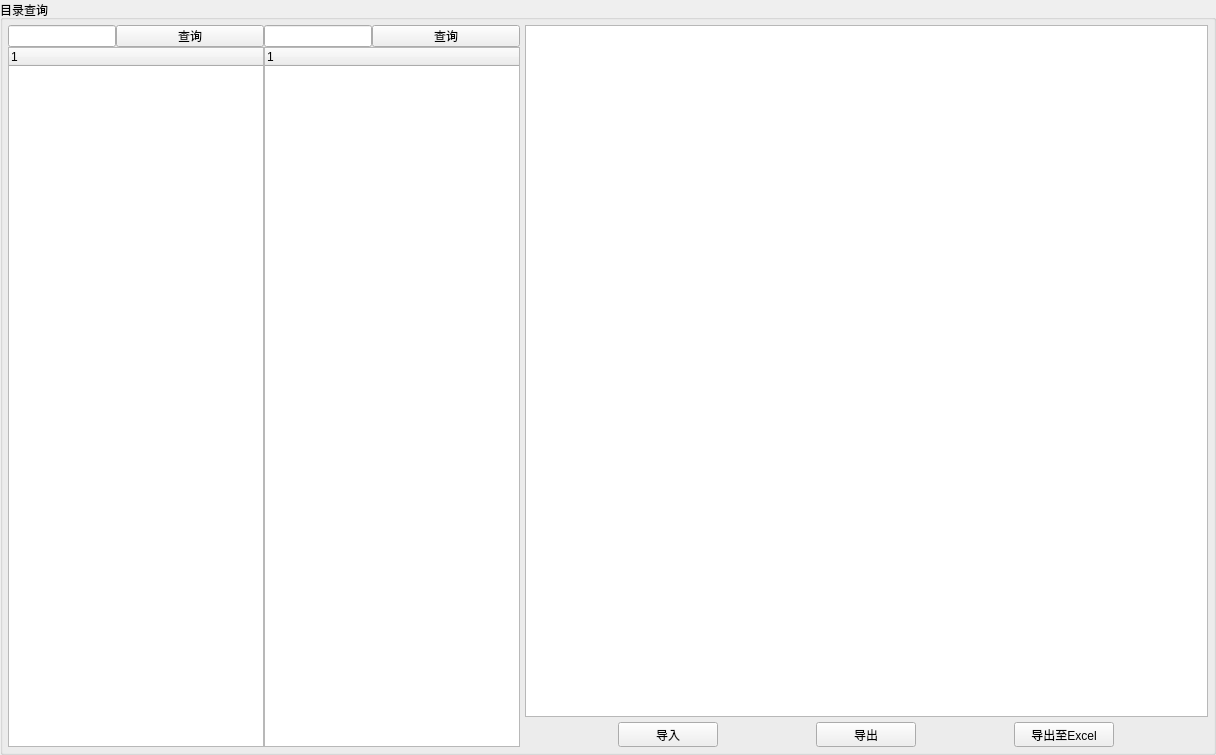
<?xml version="1.0" encoding="UTF-8"?>
<ui version="4.0">
 <class>Form</class>
 <widget class="QWidget" name="Form">
  <property name="geometry">
   <rect>
    <x>0</x>
    <y>0</y>
    <width>1216</width>
    <height>755</height>
   </rect>
  </property>
  <property name="windowTitle">
   <string>阵地工程</string>
  </property>
  <layout class="QHBoxLayout" name="horizontalLayout_5">
   <property name="spacing">
    <number>0</number>
   </property>
   <property name="leftMargin">
    <number>0</number>
   </property>
   <property name="topMargin">
    <number>0</number>
   </property>
   <property name="rightMargin">
    <number>0</number>
   </property>
   <property name="bottomMargin">
    <number>0</number>
   </property>
   <item>
    <widget class="QWidget" name="widget" native="true">
     <property name="sizePolicy">
      <sizepolicy hsizetype="Fixed" vsizetype="Preferred">
       <horstretch>0</horstretch>
       <verstretch>0</verstretch>
      </sizepolicy>
     </property>
     <property name="minimumSize">
      <size>
       <width>0</width>
       <height>755</height>
      </size>
     </property>
    </widget>
   </item>
   <item>
    <widget class="QGroupBox" name="groupBox_2">
     <property name="title">
      <string>目录查询</string>
     </property>
     <layout class="QGridLayout" name="gridLayout_2">
      <property name="leftMargin">
       <number>5</number>
      </property>
      <property name="topMargin">
       <number>5</number>
      </property>
      <property name="rightMargin">
       <number>5</number>
      </property>
      <property name="bottomMargin">
       <number>5</number>
      </property>
      <property name="spacing">
       <number>5</number>
      </property>
      <item row="0" column="0">
       <widget class="QWidget" name="wg_directory" native="true">
        <property name="sizePolicy">
         <sizepolicy hsizetype="Fixed" vsizetype="Preferred">
          <horstretch>0</horstretch>
          <verstretch>0</verstretch>
         </sizepolicy>
        </property>
        <layout class="QHBoxLayout" name="horizontalLayout_4">
         <property name="spacing">
          <number>0</number>
         </property>
         <property name="leftMargin">
          <number>0</number>
         </property>
         <property name="topMargin">
          <number>0</number>
         </property>
         <property name="rightMargin">
          <number>0</number>
         </property>
         <property name="bottomMargin">
          <number>0</number>
         </property>
         <item>
          <layout class="QHBoxLayout" name="horizontalLayout_3">
           <property name="spacing">
            <number>0</number>
           </property>
           <item>
            <layout class="QVBoxLayout" name="verticalLayout">
             <property name="spacing">
              <number>0</number>
             </property>
             <item>
              <layout class="QHBoxLayout" name="horizontalLayout" stretch="0,0">
               <property name="spacing">
                <number>0</number>
               </property>
               <item>
                <widget class="QLineEdit" name="le_first">
                 <property name="sizePolicy">
                  <sizepolicy hsizetype="Maximum" vsizetype="Fixed">
                   <horstretch>70</horstretch>
                   <verstretch>0</verstretch>
                  </sizepolicy>
                 </property>
                </widget>
               </item>
               <item>
                <widget class="QPushButton" name="pb_firstSelect">
                 <property name="sizePolicy">
                  <sizepolicy hsizetype="Ignored" vsizetype="Ignored">
                   <horstretch>0</horstretch>
                   <verstretch>0</verstretch>
                  </sizepolicy>
                 </property>
                 <property name="text">
                  <string>查询</string>
                 </property>
                </widget>
               </item>
              </layout>
             </item>
             <item>
              <widget class="QTreeWidget" name="tw_first">
               <column>
                <property name="text">
                 <string notr="true">1</string>
                </property>
               </column>
              </widget>
             </item>
            </layout>
           </item>
           <item>
            <layout class="QVBoxLayout" name="verticalLayout_3">
             <property name="spacing">
              <number>0</number>
             </property>
             <item>
              <layout class="QHBoxLayout" name="horizontalLayout_2">
               <property name="spacing">
                <number>0</number>
               </property>
               <item>
                <widget class="QLineEdit" name="le_second">
                 <property name="sizePolicy">
                  <sizepolicy hsizetype="Maximum" vsizetype="Fixed">
                   <horstretch>70</horstretch>
                   <verstretch>0</verstretch>
                  </sizepolicy>
                 </property>
                </widget>
               </item>
               <item>
                <widget class="QPushButton" name="pb_secondSelect">
                 <property name="sizePolicy">
                  <sizepolicy hsizetype="Ignored" vsizetype="Ignored">
                   <horstretch>0</horstretch>
                   <verstretch>0</verstretch>
                  </sizepolicy>
                 </property>
                 <property name="text">
                  <string>查询</string>
                 </property>
                </widget>
               </item>
              </layout>
             </item>
             <item>
              <widget class="QTreeWidget" name="tw_second">
               <column>
                <property name="text">
                 <string notr="true">1</string>
                </property>
               </column>
              </widget>
             </item>
            </layout>
           </item>
          </layout>
         </item>
        </layout>
       </widget>
      </item>
      <item row="0" column="1">
       <layout class="QVBoxLayout" name="verticalLayout_4">
        <item>
         <widget class="QTableWidget" name="tw_result">
          <property name="minimumSize">
           <size>
            <width>400</width>
            <height>200</height>
           </size>
          </property>
         </widget>
        </item>
        <item>
         <layout class="QHBoxLayout" name="horizontalLayout_7">
          <item>
           <widget class="QPushButton" name="tb_input">
            <property name="minimumSize">
             <size>
              <width>50</width>
              <height>25</height>
             </size>
            </property>
            <property name="maximumSize">
             <size>
              <width>100</width>
              <height>25</height>
             </size>
            </property>
            <property name="text">
             <string>导入</string>
            </property>
           </widget>
          </item>
          <item>
           <widget class="QPushButton" name="tb_output">
            <property name="minimumSize">
             <size>
              <width>50</width>
              <height>25</height>
             </size>
            </property>
            <property name="maximumSize">
             <size>
              <width>100</width>
              <height>25</height>
             </size>
            </property>
            <property name="text">
             <string>导出</string>
            </property>
           </widget>
          </item>
          <item>
           <widget class="QPushButton" name="pb_outputToExcel">
            <property name="minimumSize">
             <size>
              <width>50</width>
              <height>25</height>
             </size>
            </property>
            <property name="maximumSize">
             <size>
              <width>100</width>
              <height>25</height>
             </size>
            </property>
            <property name="text">
             <string>导出至Excel</string>
            </property>
           </widget>
          </item>
         </layout>
        </item>
       </layout>
      </item>
     </layout>
    </widget>
   </item>
  </layout>
 </widget>
 <resources/>
 <connections/>
</ui>
